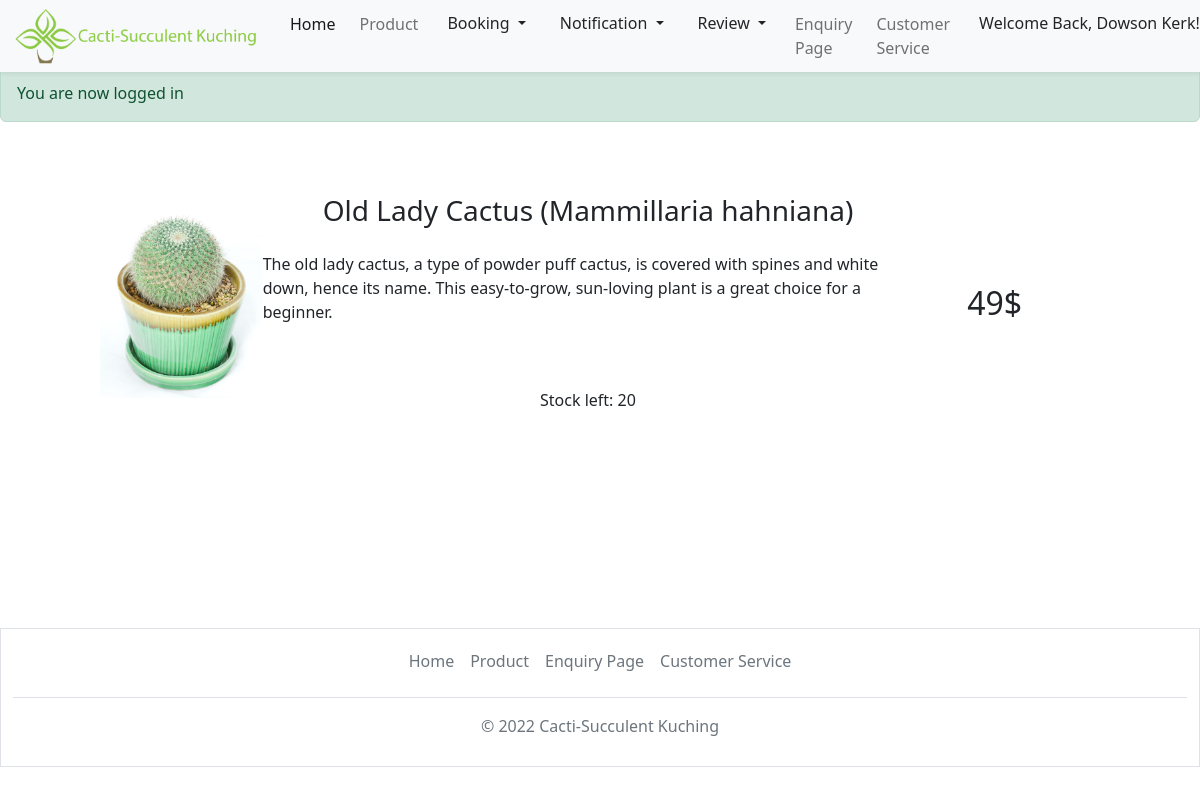
Page /productdetail.php?title=1 (signed in) on the committed database.
### tables this page shows
CREATE TABLE `tblproductcatalogue` (
  `stockId` varchar(15) NOT NULL,
  `stockName` varchar(50) DEFAULT NULL,
  `stockDetail` varchar(500) DEFAULT NULL,
  `stockType` varchar(50) DEFAULT NULL,
  `stockPicture` varchar(100) DEFAULT NULL,
  `stockPrice` varchar(10) DEFAULT NULL,
  `stockQuantity` varchar(10) DEFAULT NULL,
  `stockStatus` char(1) DEFAULT NULL
);

### productdetail.php (the view, shortened to what this page needs)
<?php
    include('Account.php');
?>
<!doctype html>
<html lang="en">
    <head>
        <link rel="stylesheet" href="styles\homepage.css">
        <link href="https://cdn.jsdelivr.net/npm/bootstrap@5.2.2/dist/css/bootstrap.min.css" rel="stylesheet">
    </head>
<body>
<nav class="navbar navbar-expand-lg">
    <div class="container-fluid fixed-top shadow-sm bg-light">
        <a class="navbar-brand" href="home.php">
            <img src="images\logo.png" alt="logo" style="width:250px;" class="rounded-pill">
        </a>
        <div class="collapse navbar-collapse justify-content-end" id="collapsibleNavbar">
            <ul class="navbar-nav">
                <li class="nav-item p-1">
                    <a class="nav-link active" href="home.php">Home</a>
                </li>
                <li class="nav-item p-1">
                    <a class="nav-link" href="productcatalogue.php">Product</a>
                </li>
                <li class="nav-item p-1">
                    <div class="dropdown">
                        <button class="btn dropdown-toggle" type="button" data-bs-toggle="dropdown" aria-expanded="false">
                             Booking
                        </button>
                    </div>
                </li>
                <li class="nav-item p-1">
                    <div class="dropdown" >
                        <button class="btn dropdown-toggle" type="button" data-bs-toggle="dropdown" data-bs-auto-close="false" aria-expanded="false">
                             Notification
                        </button>
                    </div>
                </li>
                <li class="nav-item p-1">
                    <div class="dropdown">
                        <button class="btn dropdown-toggle" type="button" data-bs-toggle="dropdown" aria-expanded="false">
                             Review
                        </button>
                    </div>
                </li>
                <li class="nav-item p-1">
                <a class="nav-link" href="enquiryPage.php">Enquiry Page</a>
                </li>
                <li class="nav-item p-1">
                <a class="nav-link" href="customerservice.php">Customer Service</a>
                </li>
                <li class="nav-item p-1">
                    <div class="dropdown">
                        <button class="btn dropdown-toggle" type="button" data-bs-toggle="dropdown" aria-expanded="false">
                             Welcome Back, <?php echo $_SESSION['user']['username']; ?>!
                        </button>
                    </div>
                </li>
            </ul>
        </div>
    </div>
</nav>
<?php if (isset($_SESSION['success'])) : ?>
<br>
<br>
<div class="alert alert-success" style=" margin:0;" role="alert">
        <div class="error success">
                <?php
                    echo $_SESSION['success'];
                ?>
        </div>
</div>
<?php endif ?>
<br><br><br>
<div class="row col-12">
    <div class="row col-10 mx-auto">
    <br><br><br><br><br><br>
    <?php
        $title = mysqli_real_escape_string($con, $_GET['title']);
        $query = "SELECT * FROM tblproductcatalogue WHERE stockId='$title'";
        $query_run = mysqli_query($con, $query);
        if(mysqli_num_rows($query_run) > 0)
        {
            foreach($query_run as $productcatalogue)
            {
        ?>
                <div class="row g-0">
                    <div class="col-md-2">
                        <img src="admin\uploadedimage\<?php echo $productcatalogue['stockPicture']?>" class="img-fluid rounded-start" alt="...">
                    </div>
                    <div class="col-md-8 my-auto">
                        <div class="card-body">
                            <h3 class="card-title text-center"><?php echo $productcatalogue['stockName']?></h3><br>
                            <p class="card-text text-left"><?php echo $productcatalogue['stockDetail']?></p>
                            <p class="card-text d-flex align-items-center justify-content-center pt-5"><?php echo "Stock left: ", $productcatalogue['stockQuantity'] ?></p>
                        </div>
                    </div>
                    <div class="col-md-2 my-auto">
                        <div class="card-body">
                            <p class="card-text text-center h2"><?php echo $productcatalogue['stockPrice']?>$</p>
                        </div>
                    </div>
                </div>
            <?php
                }
            }
            ?>
    </div>
</div>
<br>
<br>
<br>
<br>
<br>
<br>
<br>
<br>
<br>
<div class="container-fluid border" style="width: 100%;">
  <footer class="py-1 my-2 ">
  <ul class="nav justify-content-center border-bottom pb-3 mb-3">
      <li class="nav-item"><a href="home.php" class="nav-link px-2 text-muted">Home</a></li>
      <li class="nav-item"><a href="productcatalogue.php" class="nav-link px-2 text-muted">Product</a></li>
      <li class="nav-item"><a href="enquiryPage.php" class="nav-link px-2 text-muted">Enquiry Page</a></li>
      <li class="nav-item"><a href="customerservice.php" class="nav-link px-2 text-muted">Customer Service</a></li>
    </ul>
    <p class="text-center text-muted">© 2022 Cacti-Succulent Kuching</p>
  </footer>
</div>
</body>
</html>

### rows in the picture
tblproductcatalogue: stockPicture (picture), stockName "Old Lady Cactus (Mammillaria hahniana)", stockDetail "The old lady cactus, a type of powder puff cactus, is covered with spines and white down, hence its name. This easy-to-grow, sun-loving plant is a great choice for a beginner.", stockQuantity "20", stockPrice "49"

### other values in the picture
$_SESSION['user']['username'] "Dowson Kerk"
$_SESSION['success'] "You are now logged in"
